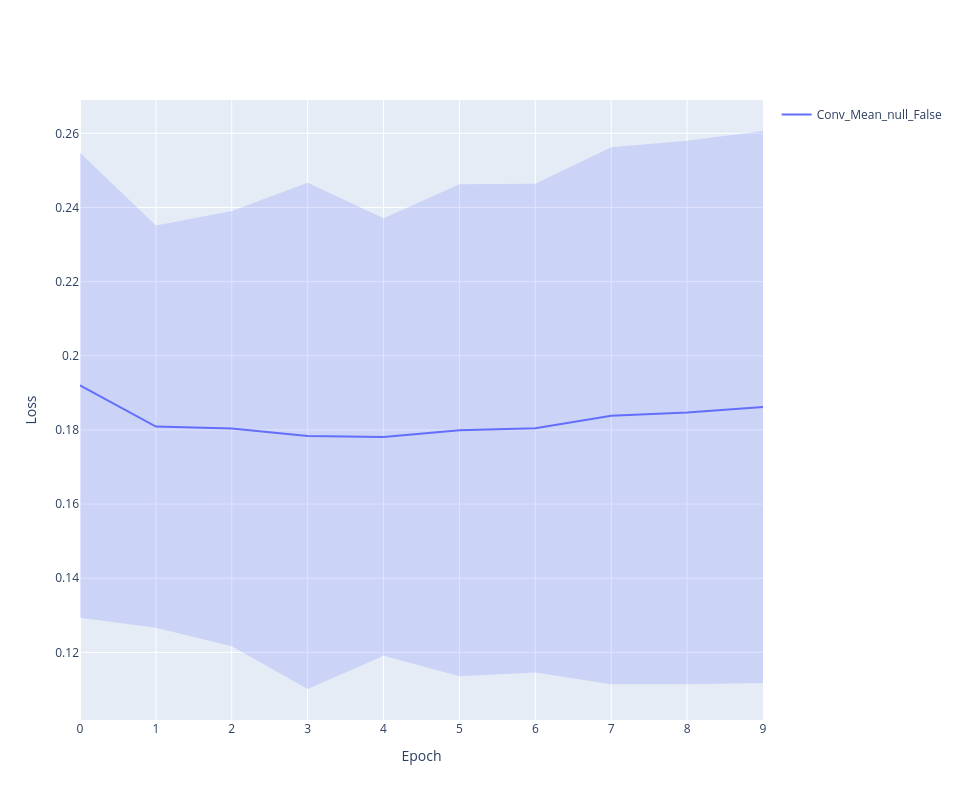

Notebook cell for this chart:
### Code cell
line_plot(history, 'loss')

### Figure 1 — Plotly figure (JSON) as saved in the notebook; plotly's stock layout.template omitted (floating-point values rounded to 4 significant figures)
{"data": [{"line": {"color": "#636EFA"}, "mode": "lines", "name": "Conv_Mean_null_False", "type": "scatter", "x": [0, 1, 2, 3, 4, 5, 6, 7, 8, 9], "y": [0.192, 0.1809, 0.1804, 0.1784, 0.1781, 0.1799, 0.1805, 0.1838, 0.1847, 0.1862]}, {"line": {"width": 0}, "marker": {"color": "#444"}, "mode": "lines", "showlegend": false, "type": "scatter", "x": [0, 1, 2, 3, 4, 5, 6, 7, 8, 9], "y": [0.2548, 0.2351, 0.2391, 0.2466, 0.2371, 0.2463, 0.2464, 0.2562, 0.258, 0.2606]}, {"fill": "tonexty", "fillcolor": "rgba(99, 110, 250,0.2)", "line": {"width": 0}, "marker": {"color": "#444"}, "mode": "lines", "showlegend": false, "type": "scatter", "x": [0, 1, 2, 3, 4, 5, 6, 7, 8, 9], "y": [0.1293, 0.1267, 0.1217, 0.1101, 0.1191, 0.1136, 0.1146, 0.1114, 0.1114, 0.1118]}], "layout": {"height": 800, "width": 960, "xaxis": {"title": {"text": "Epoch"}}, "yaxis": {"title": {"text": "Loss"}}}}
